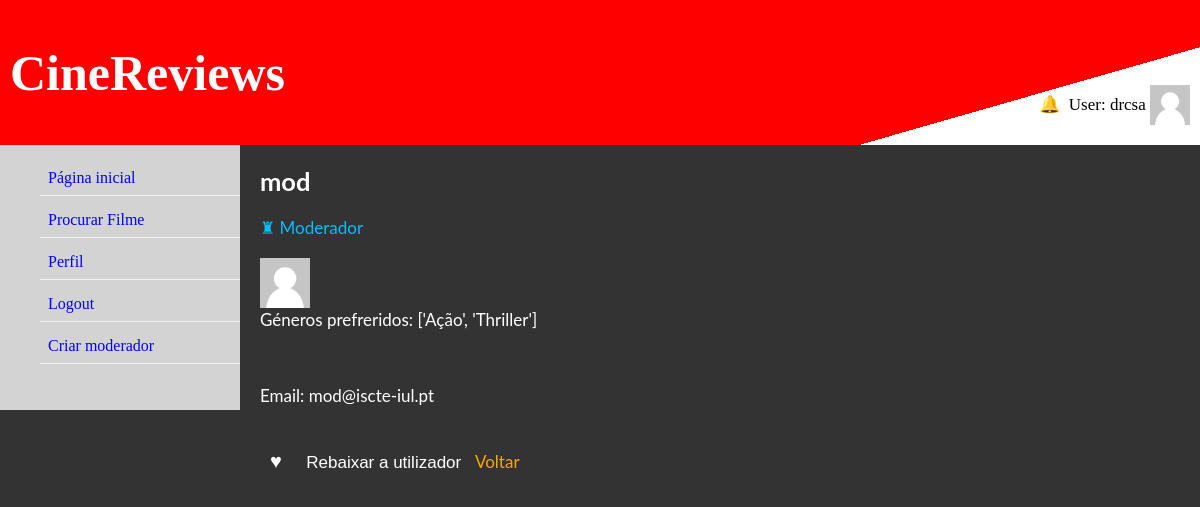
Page /filmes/11/13/seguir (signed in) on the committed database.
### sessao/models.py (models this page shows)
class Moderador(models.Model):
    user = models.OneToOneField(User, on_delete=models.CASCADE)
    group = models.ForeignKey(Group, on_delete=models.CASCADE)
    genero_preferido = models.CharField(max_length=200)

### filmes/views.py (the view, shortened to what this page needs)
# urls.py: path('<int:filme_id>/<int:user_id>/seguir', views.seguir,
@login_required(login_url='/sessao/')
def seguir(request, filme_id, user_id):
    user = User.objects.get(id=user_id)
    if hasattr(user, 'moderador'):
        s = Moderador.objects.get(user=user)
    elif hasattr(user, 'utilizador'):
        s = Utilizador.objects.get(user=user)
    else:
        s = Admin.objects.get(user=user)
    if Seguidor.objects.filter(seguidor=request.user, seguido=user):
        segue = True
    else:
        segue = False
    context = {'utilizador': s,
               'segue': segue,
               'filme_id': filme_id
               }
    has_photo = hasphoto(user)
    request.session['visited_user_has_photo'] = has_photo
    return render(request, 'filmes/seguir.html', context)

### filmes/views.py (called while the page is built)
def hasphoto(user):
    filename = f"{user.username}.jpg"
    path = os.path.join("filmes/static/sessao/", filename)
    return os.path.exists(path)

### filmes/templates/filmes/seguir.html (shortened to what this page needs)
{% extends "filmes/index.html" %}
{% load static %}
{%  block conteudo %}
    <h2>{{utilizador.user.username}}</h2>
    {% if utilizador.user.is_superuser %}
        <span style="color: lime;">&#128081 Admin</span>
    {% elif utilizador.user.is_staff %}
       <span style="color: deepskyblue;">&#9820 Moderador</span>
    {% endif %}
    <br>
    {% if request.session.visited_user_has_photo %}
        <img src="{% static 'sessao/'|add:utilizador.user.username|add:'.jpg' %}" alt="Foto do usuário" width="50" height="50" style="position: relative; top: 20px; ">
    {% else %}
        <img src="{% static 'sessao/default.jpg' %}" alt="Foto do usuário" width="50" height="50" style="position: relative; top: 20px;">
    {% endif %}
    <p>Géneros prefreridos: {{utilizador.genero_preferido}}</p><br>
    <p>Email: {{utilizador.user.email}}</p><br>
    {% if request.user.username != utilizador.user.username and not utilizador.banido %}
        {% if segue %}
            <button id="unfollow"  class="unfollow-button" onclick="manipularBotao(this, '{{ utilizador.user.id }}', '{{ csrf_token }}')"><i>&#9829</i><span></span></button>
        {% else %}
            <button id="follow" class="follow-button" onclick="manipularBotao(this, '{{ utilizador.user.id }}', '{{ csrf_token }}')"><i>&#9829</i></button>
        {% endif %}
        {% if request.user.is_superuser %}
            {% if utilizador.user.is_staff %}
                <button id="demote" onclick="manipularBotao(this, '{{ utilizador.user.id }}', '{{ csrf_token }}')">Rebaixar a utilizador</button>
            {% else %}
                <button id="ban" onclick="manipularBotao(this, '{{ utilizador.user.id }}', '{{ csrf_token }}')"><a href="{% url 'filmes:seguir' filme_id utilizador.user.id %}" style="color: white">Banir utilizador</a></button>
            {% endif %}
        {% endif %}
    {% endif %}
    <a href="{% url 'filmes:avaliacao' filme_id %}">Voltar</a>
{% endblock %}

### filmes/templates/filmes/index.html (shortened to what this page needs)
<!DOCTYPE html>
<html lang="en">
<head>
    {% load static %}
    <link rel="stylesheet" type="text/css" href="{% static 'filmes/css/style.css' %}">
    <link rel="stylesheet" href="https://cdnjs.cloudflare.com/ajax/libs/tiny-slider/2.9.4/tiny-slider.css">
</head>
<body style="margin: 0;">
    <header>
         <div style="display: flex; justify-content: space-between;">
             <span><a href="{% url 'filmes:index' %}" style="color: white"><h1 style="font-family: 'Showcard Gothic';">CineReviews</h1></a></span>
             <div class="utilizador_header">
                {% if request.user.is_authenticated %}
                    {% if 'notificacoes_count' in request.session %}
                        <a href="{% url 'filmes:notificacoes' request.user.id %}" class="notification">
                            <span>&#128276</span>
                            <span class="badge">{{request.session.notificacoes_count}}</span></a>
                    {% else %}
                        <a href="{% url 'filmes:notificacoes' request.user.id %}" class="notification">
                            <span>&#128276</span></a>
                    {% endif %}
                    {% if request.session.has_photo %}
                        <span>User: {{ request.session.username }}</span> <img src="{% static 'sessao/'|add:user.username|add:'.jpg' %}">
                    {% else %}
                        <span>User: {{ request.session.username }}</span> <img src="{% static 'sessao/default.jpg' %}">
                    {% endif %}
                {% else %}
                    <p>Bem vindo!</p>
                {% endif %}
             </div>
        </div>
    </header>
    <nav>
        {% block links %}
        <ul style="list-style-type:none;">
            <li><a href="{% url 'filmes:index' %}">Página inicial</a></li>
            <li><a href="{% url 'filmes:lista' %}">Procurar Filme</a></li>
            {% if request.user.is_authenticated %}
                <li><a href="{% url 'sessao:informacao' %}">Perfil</a></li>
                <li><a href="{% url 'sessao:logoutview' %}">Logout</a></li>
            {% else %}
                <li><a href="{% url 'sessao:loginview' %}">Login</a></li>
                <li><a href="{% url 'sessao:registar' %}">Registar</a></li>
            {% endif %}
            {% if request.user.is_superuser %}
                <li><a href="{% url 'sessao:criarmoderador' %}">Criar moderador</a></li>
            {% endif %}
        </ul>
        {% endblock %}
    </nav>
    <main>
        <article>
            <section class="conteudo">
                {% block conteudo %}{% endblock %}
            </section>
        </article>
    </main>
</body>
</html>

### filmes/static/filmes/css/style.css (style rules this page uses)
header { background-image: linear-gradient(164deg, red 80%, white 20%); padding: 10px; border: 10px; text-align: center; font-size: 25px; color: black; }
.utilizador_header { text-align: left; margin-top: 60px; font-size: 17px; }
.utilizador_header img { width: 40px; height: 40px; position: relative; top: 15px; }
body { background-color: #333333; color: white; }
nav { background-color: lightgray; float: left; width: 20%; padding-bottom: 30px; }
nav li { padding: 8px; margin-top: 7px; border-bottom: 1px solid #f1f1f1; }
main { background-color: #333333; float:left; width: 80%; overflow: hidden; }
a { color: orange; text-decoration: none; }
ul li a { color: blue; }
.conteudo { margin-top: 16px; margin-left: 20px; font-size: 17px; font-family: Lato,Lato-fallback,Arial,sans-serif; }
.notification { padding: 4px 4px; position: relative; display: inline-block; border-radius: 50%; }
input[type=submit], button { padding: 6px 10px; position: relative; display: inline-block; background-color: transparent; color: white; cursor: pointer; border: none; font-size: 17px; }
button i { font-size: 20px; display: inline-block; transition: transform 0.2s ease-in-out; }
.follow-button i { color: white; }

### rows in the picture
Moderador: user.username "mod", genero_preferido "['Ação', 'Thriller']", user.email "mod@iscte-iul.pt"

### other values in the picture
{{ request.session.username }} "drcsa"
